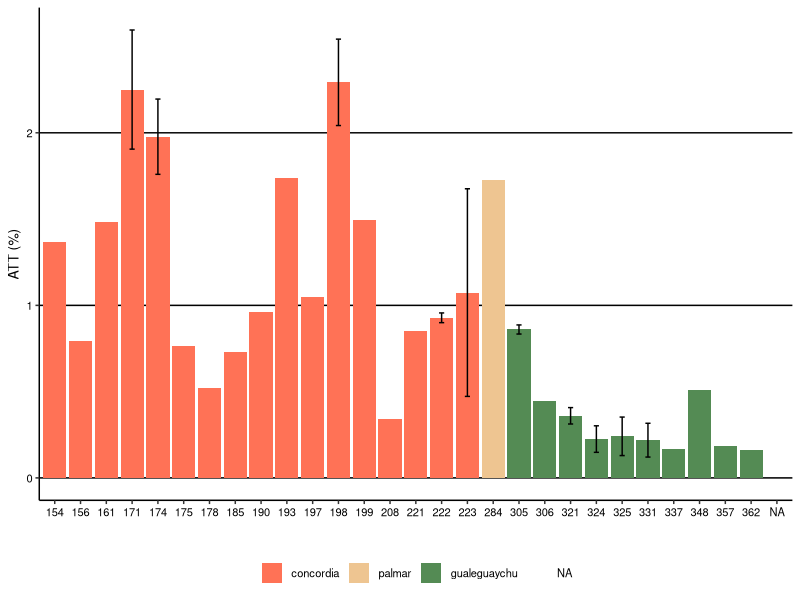
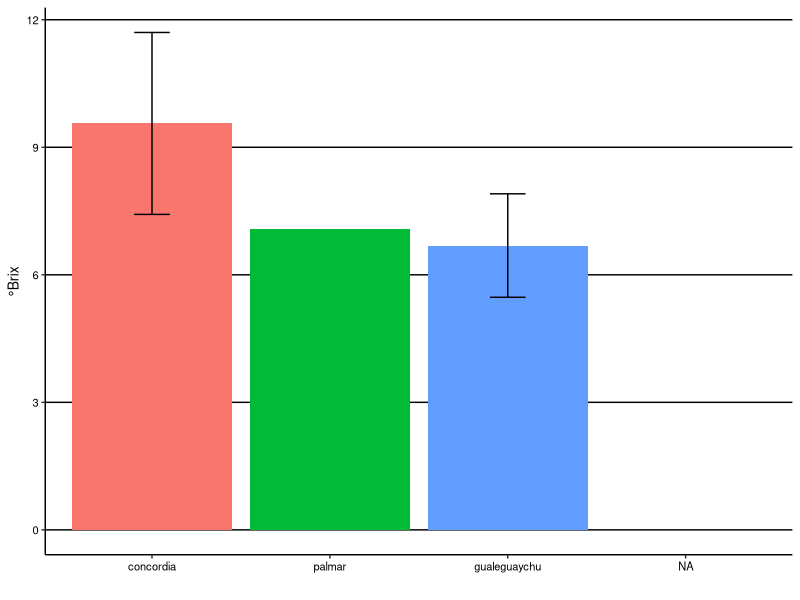
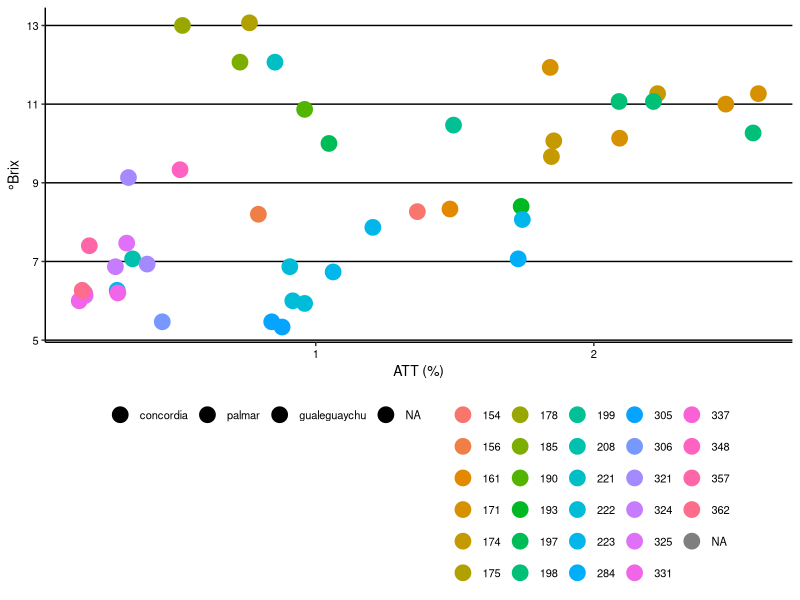
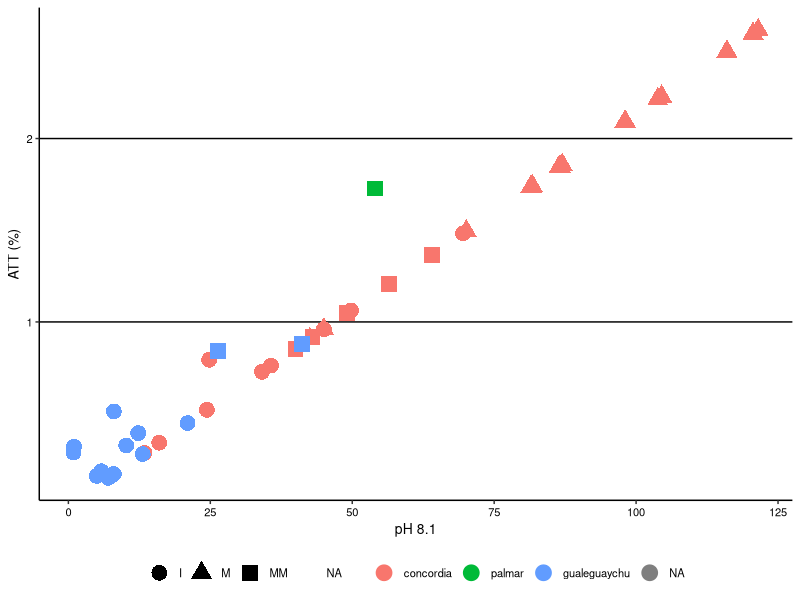

Here is the R script that generated these plots, in order:
## ---- chunk 1
knitr::opts_chunk$set(warning = FALSE, message = FALSE, echo = FALSE)

library(readxl)

ATTSS <- read_excel("muestrasquimica.xlsx", sheet="Hoja7")

ATTSS$year<-factor(ATTSS$year,levels=c("2022"))

ATTSS$site<-factor(ATTSS$site,levels=c("concordia", "palmar","gualeguaychu"))

ATTSS$phenotype<-as.factor(ATTSS$phenotype)

ATTSS$id <-factor(ATTSS$id,levels=c("1", "2","3","4"))

ATTSS$mad <- as.factor(ATTSS$mad)

## ---- chunk 2
knitr::opts_chunk$set(warning = FALSE, message = FALSE, echo = FALSE)

library(dplyr)

table_acidity <- ATTSS %>% 
  dplyr::group_by(site, phenotype) %>%
  dplyr::summarise(
    n = n(),
    Mean = mean(acidity),
    min = min(acidity),
    max = max(acidity),
    sd = sd(acidity),
    )

table_acidity
## ---- chunk 3
knitr::opts_chunk$set(warning = FALSE, message = FALSE, echo = FALSE)

library(ggplot2)

gATT<-ggplot(data=table_acidity, aes(x=phenotype, y=Mean, fill=site))+
  stat_summary(fun = "mean", size = 1, geom = "bar") +
  geom_errorbar(aes(ymin=Mean-sd, ymax=Mean+sd),
                width=.2, position=position_dodge(.9))+
  # facet_grid(.~year)+
  labs(x="", y="ATT (%)")+
  theme_classic()+
  theme(plot.title = element_text(hjust = 0.5, size = rel(1.5))) +
  scale_fill_manual(values = c("coral1","burlywood2","palegreen4")) +
  theme(legend.title=element_blank())+
  theme(legend.position='bottom')+
  theme(panel.grid.major.y = element_line(color='black'))+
  theme(panel.grid.major.x = element_blank())+
  theme(text = element_text(size=10, color='black'))+
  theme(axis.text = element_text(color='black'))


## ---- chunk 4
knitr::opts_chunk$set(warning = FALSE, message = FALSE, echo = FALSE)

library(dplyr)

table_brix <- ATTSS %>% 
  dplyr::group_by(site) %>%
  dplyr::summarise(
    n = n(),
    Mean = mean(brix),
    min = min(brix),
    max = max(brix),
    sd = sd(brix),
    )

table_brix

## ---- chunk 5
knitr::opts_chunk$set(warning = FALSE, message = FALSE, echo = FALSE)

library(ggplot2)

gATT_brix<-ggplot(data=table_brix, aes(x=site, y=Mean, fill=site))+
  stat_summary(fun = "mean", size = 1, geom = "bar") +
  geom_errorbar(aes(ymin=Mean-sd, ymax=Mean+sd),
                width=.2, position=position_dodge(.9))+
  # facet_grid(.~year)+
  labs(x="", y="°Brix")+
  theme_classic()+
  theme(plot.title = element_text(hjust = 0.5, size = rel(1.5))) +
  # scale_fill_manual(values = c("coral1","burlywood2","palegreen4")) +
  theme(legend.title=element_blank())+
  theme(legend.position='none')+
  theme(panel.grid.major.y = element_line(color='black'))+
  theme(panel.grid.major.x = element_blank())+
  theme(text = element_text(size=10, color='black'))+
  theme(axis.text = element_text(color='black'))


## ---- chunk 6
knitr::opts_chunk$set(warning = FALSE, message = FALSE, echo = FALSE)

library(ggplot2)

gATT_brix_dispersion<-ggplot(data=ATTSS, aes(x=acidity, y=brix, fill=site, color=phenotype))+
  geom_point(size=5)+
  # facet_grid(.~year)+
  labs(x="ATT (%)", y="°Brix")+
  theme_classic()+
  theme(plot.title = element_text(hjust = 0.5, size = rel(1.5))) +
  scale_fill_manual(values = c("coral1","burlywood2","palegreen4")) +
  # scale_color_manual(values = c("coral1","burlywood2","palegreen4")) +
  theme(legend.title=element_blank())+
  theme(legend.position='bottom')+
  theme(panel.grid.major.y = element_line(color='black'))+
  theme(panel.grid.major.x = element_blank())+
  theme(text = element_text(size=10, color='black'))+
  theme(axis.text = element_text(color='black'))


## ---- chunk 7
knitr::opts_chunk$set(warning = FALSE, message = FALSE, echo = FALSE)

library(ggplot2)

gATT_phi_dispersion<-ggplot(data=ATTSS, aes(x=pHi, y=brix, fill=site, color=site, shape=mad))+
  geom_point(size=5)+
  # facet_grid(.~year)+
  labs(x="pHi", y="Brix")+
  theme_classic()+
  theme(plot.title = element_text(hjust = 0.5, size = rel(1.5))) +
  scale_fill_manual(values = c("coral1","burlywood2","palegreen4")) +
  # scale_color_manual(values = c("coral1","burlywood2","palegreen4")) +
  theme(legend.title=element_blank())+
  theme(legend.position='bottom')+
  theme(panel.grid.major.y = element_line(color='black'))+
  theme(panel.grid.major.x = element_blank())+
  theme(text = element_text(size=10, color='black'))+
  theme(axis.text = element_text(color='black'))


## ---- chunk 8
knitr::opts_chunk$set(warning = FALSE, message = FALSE, echo = FALSE)

library(ggplot2)

gATT_phi_dispersion<-ggplot(data=ATTSS, aes(x=pH81, y=acidity, fill=site, color=site, shape=mad))+
  geom_point(size=5)+
  # facet_grid(.~year)+
  labs(x="pH 8.1", y="ATT (%)")+
  theme_classic()+
  theme(plot.title = element_text(hjust = 0.5, size = rel(1.5))) +
  scale_fill_manual(values = c("coral1","burlywood2","palegreen4")) +
  # scale_color_manual(values = c("coral1","burlywood2","palegreen4")) +
  theme(legend.title=element_blank())+
  theme(legend.position='bottom')+
  theme(panel.grid.major.y = element_line(color='black'))+
  theme(panel.grid.major.x = element_blank())+
  theme(text = element_text(size=10, color='black'))+
  theme(axis.text = element_text(color='black'))

